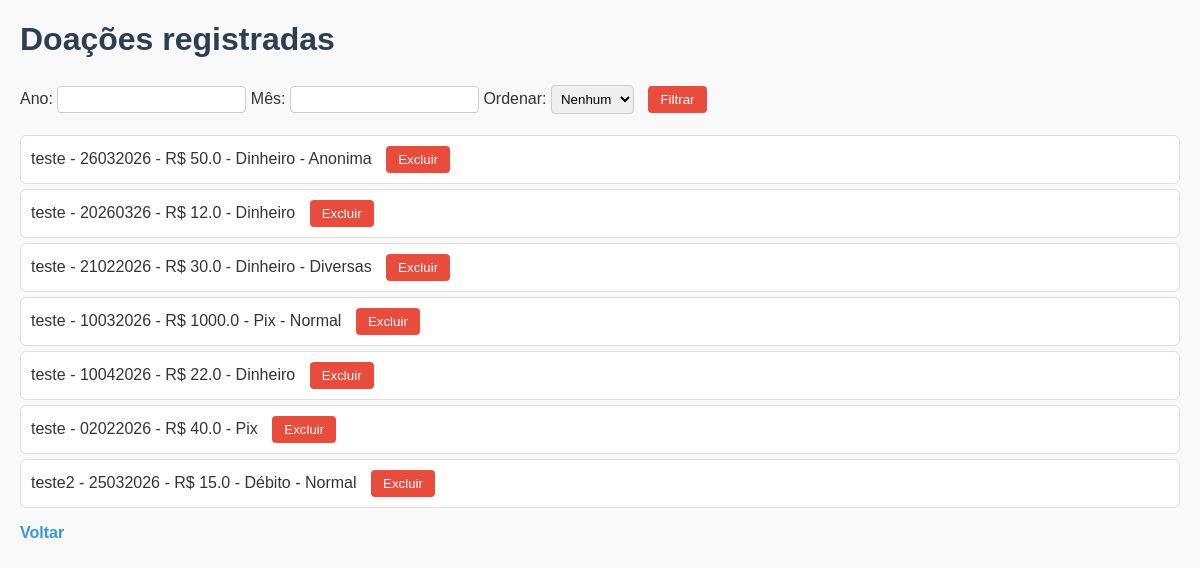
/listar_doacoes, run on the app's committed database.
### app.py (models this page shows)
class Doacao(db.Model):
    id = db.Column(db.Integer, primary_key=True)
    doador_id = db.Column(db.Integer, db.ForeignKey('doador.id'), nullable=False)
    data = db.Column(db.String(8), nullable=False)  # agora 8 dígitos
    valor = db.Column(db.Float)
    observacao = db.Column(db.String(200))
    forma_pagamento = db.Column(db.String(20))  # novo
    tipo_doacao = db.Column(db.String(20))      # novo
    doador = db.relationship('Doador', backref=db.backref('doacoes', lazy=True))

class Doador(db.Model):
    id = db.Column(db.Integer, primary_key=True)
    nome = db.Column(db.String(100), nullable=False)
    telefone = db.Column(db.String(11), nullable=False)
    email = db.Column(db.String(100))
    cpf = db.Column(db.String(11))
    endereco = db.Column(db.String(200))
    tipo_pessoa = db.Column(db.String(2), nullable=False)  # PF ou PJ
    cnpj = db.Column(db.String(14))

### app.py (the view)
@app.route('/listar_doacoes')
def listar_doacoes():
    ano = request.args.get('ano')
    mes = request.args.get('mes')
    ordenar = request.args.get('ordenar')
    query = Doacao.query
    if ano:
        query = query.filter(Doacao.data.like(f"____{ano}"))
    if mes:
        query = query.filter(Doacao.data.like(f"__{mes}____"))
    if ordenar == "data":
        query = query.order_by(func.substr(Doacao.data, 1, 2))
    doacoes = query.all()
    return render_template('listar_doacoes.html', doacoes=doacoes)

### templates/listar_doacoes.html (shortened to what this page needs)
<!DOCTYPE html>
<html>
<head>
    <link rel="stylesheet" href="{{ url_for('static', filename='css/style.css') }}">
</head>
<body>
    <h1>Doações registradas</h1>
    <form method="GET">
    Ano: <input type="text" name="ano" maxlength="4">
    Mês: <input type="text" name="mes" maxlength="2">
    Ordenar:
    <select name="ordenar">
        <option value="">Nenhum</option>
    </select>
    <button type="submit">Filtrar</button>
    </form>
    <ul>
        {% for doacao in doacoes %}
            <li>
                {{ doacao.doador.nome }} - {{ doacao.data }}
                {% if doacao.valor %}- R$ {{ doacao.valor }}{% endif %}
                {% if doacao.forma_pagamento %}- {{ doacao.forma_pagamento }}{% endif %}
                {% if doacao.tipo_doacao %}- {{ doacao.tipo_doacao }}{% endif %}
                <form method="POST" action="{{ url_for('excluir_doacao', id=doacao.id) }}" style="display:inline;" onsubmit="return confirm('Tem certeza que deseja excluir esta doação?');">
                    <button type="submit">Excluir</button>
                </form>
            </li>
        {% endfor %}
    </ul>
    <a href="{{ url_for('index') }}">Voltar</a>
</body>
</html>

### static/css/style.css (style rules this page uses)
body { font-family: Arial, sans-serif; margin: 20px; background-color: #f9f9f9; color: #333; }
h1 { color: #2c3e50; }
ul { list-style: none; padding: 0; }
li { background-color: #fff; margin: 5px 0; padding: 10px; border-radius: 6px; border: 1px solid #ddd; }
button { background-color: #3498db; color: white; border: none; padding: 6px 12px; margin-left: 10px; border-radius: 4px; cursor: pointer; }
form button { background-color: #e74c3c; }
a { text-decoration: none; color: #3498db; font-weight: bold; }
form input, form select { padding: 5px; margin: 5px 0; border-radius: 4px; border: 1px solid #ccc; }

### data on the page
Doacao: doador.nome "teste", data "26032026", valor "50.0", forma_pagamento "Dinheiro", tipo_doacao "Anonima"
Doacao: doador.nome "teste", data "20260326", valor "12.0", forma_pagamento "Dinheiro"
Doacao: doador.nome "teste", data "21022026", valor "30.0", forma_pagamento "Dinheiro", tipo_doacao "Diversas"
Doacao: doador.nome "teste", data "10032026", valor "1000.0", forma_pagamento "Pix", tipo_doacao "Normal"
Doacao: doador.nome "teste", data "10042026", valor "22.0", forma_pagamento "Dinheiro"
Doacao: doador.nome "teste", data "02022026", valor "40.0", forma_pagamento "Pix"
Doacao: doador.nome "teste2", data "25032026", valor "15.0", forma_pagamento "Débito", tipo_doacao "Normal"
